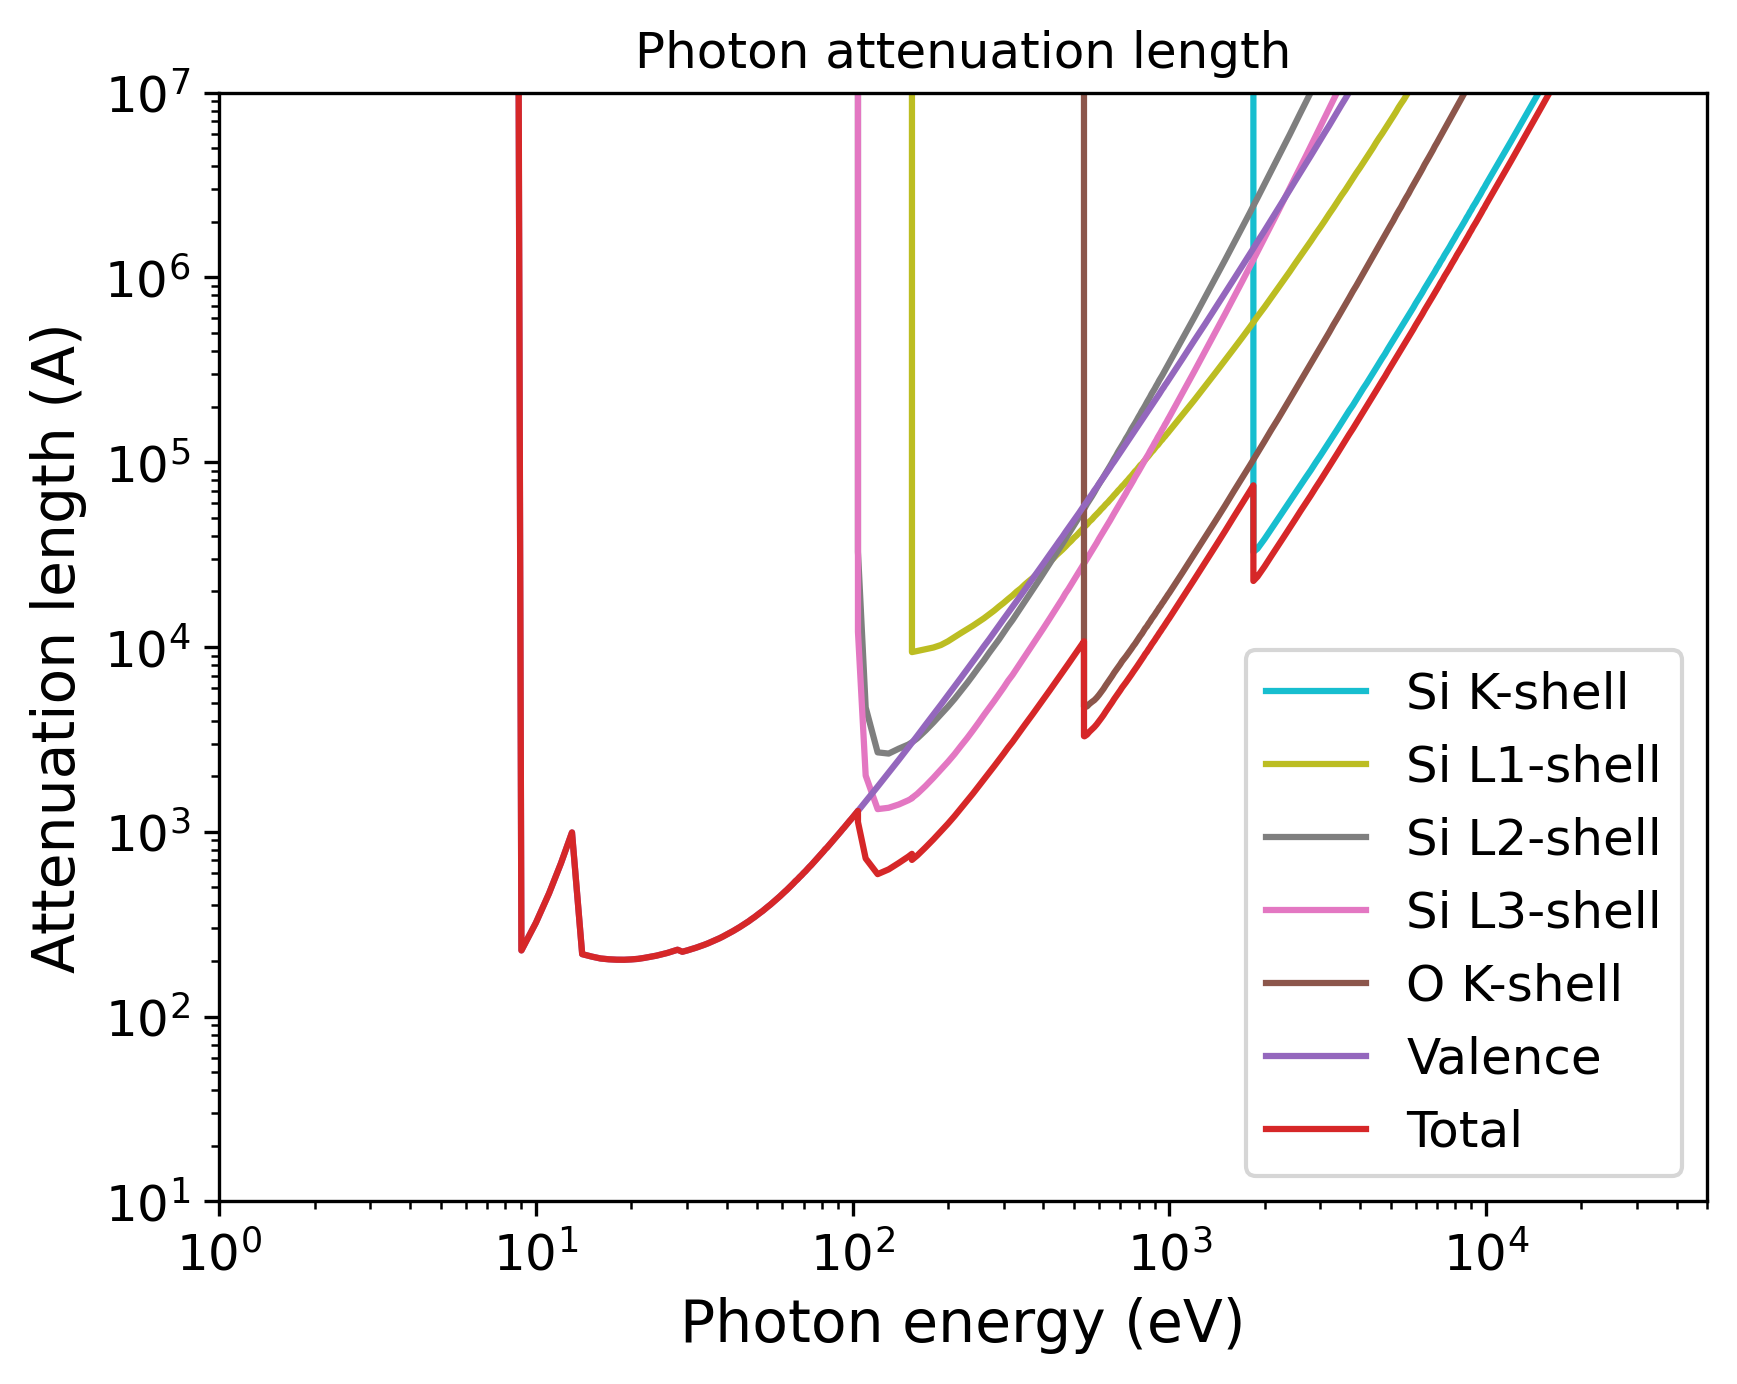

Generate this figure with Python:
import pandas as pd
import numpy as np
import matplotlib.pyplot as plt
import matplotlib.cm as cm
# Set the format:
plt.xlabel("Photon energy (eV)", fontsize=14)
plt.ylabel("Attenuation length (A)", fontsize=14)
plt.xticks(fontsize=12)
plt.yticks(fontsize=12)
plt.grid(False)
# Set the axes:
# Read the output file:
df = pd.read_csv(r"OUTPUT_Fused_silica_Photon_IMFP.dat", sep=r'\s+', header=None, comment="#", skipinitialspace=True)
plt.xscale("log")
plt.yscale("log")
# Prepare the plot:
columns_to_plot = [1, 2, 3, 4, 5, 6, 7]
labels = ["Si K-shell", "Si L1-shell", "Si L2-shell", "Si L3-shell", "O K-shell", "Valence", "Total"]
# Create N distinct colors from a colormap
N = len(columns_to_plot)
colors = plt.cm.tab10(np.linspace(1, 0, 10))
# Set line styles:
linestyles = ["-", "-", "-", "-", "-", "-", "-"]
for i, col in enumerate(columns_to_plot):
    color = colors[i % len(colors)]
    ls    = linestyles[i % len(linestyles)]
    label = labels[i % len(labels)]
    plt.plot(df.iloc[:, 0], df.iloc[:, col],
    color=color,
    label=label,
    linestyle=ls)
plt.xlim(1.00000000,50000.00000000)
plt.ylim(10.00000000,10000000.00000000)
plt.title("Photon attenuation length")
plt.legend(loc="best", fontsize=12)
# Save the plot in this format:
plt.savefig("OUTPUT_MFP_photon.png", dpi=300, bbox_inches="tight")
